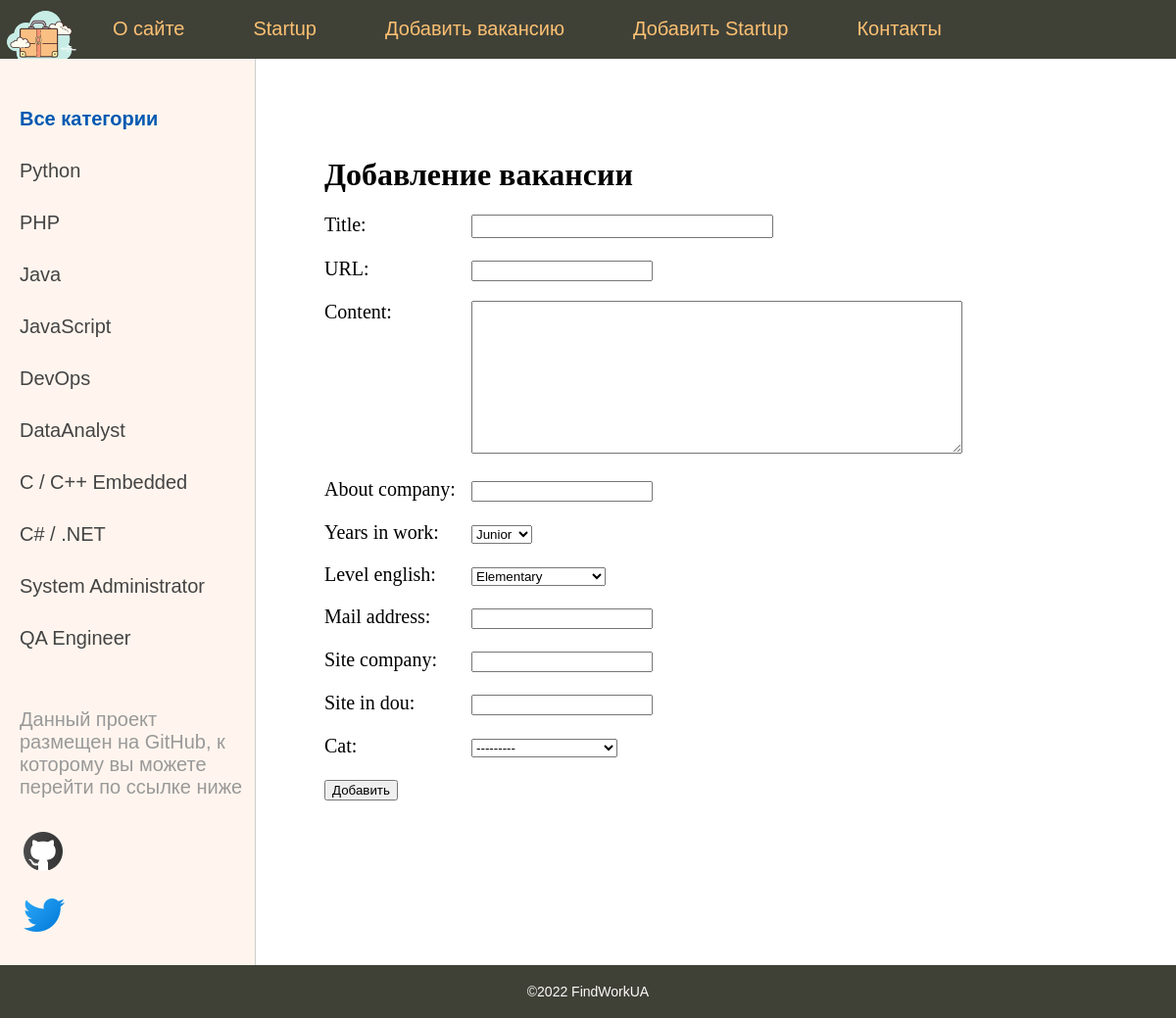
Screenshot of /addpage/ (signed in) with the database file from the repository.
### searcherapp/models.py (models this page shows)
class Category(models.Model):
    name = models.CharField(max_length=100, db_index=True)
    slug = models.SlugField(max_length=255, db_index=True, unique=True, verbose_name='URL')
    def __str__(self):
        return self.name
    def get_absolute_url(self):
        return reverse('category', kwargs={'cat_slug': self.slug})

### searcherapp/views.py (the view)
# urls.py: path('addpage/', AddPage.as_view(), name='addpage'),
class AddPage(DataMixin, LoginRequiredMixin, CreateView):
    form_class = AddPostForm
    template_name = 'searcherapp/addpage.html'
    success_url = reverse_lazy('home')
    login_url = '/admin/'
    def get_context_data(self, *, object_list=None, **kwargs):
        context = super().get_context_data(**kwargs)
        c_def = self.get_user_context(title="Добавление вакансии")
        return dict(list(context.items()) + list(c_def.items()))

### searcherapp/forms.py (shortened to what this page needs)
class AddPostForm(forms.ModelForm):
    class Meta:
        model = Vacancy
        fields = [
            'title', 'slug', 'content', 'about_company', 'years_in_work',
            'level_english', 'mail_address', 'site_company', 'site_in_dou', 'cat',
        ]
        widgets = {
            'title': forms.TextInput(attrs={'class': 'form-input'}),
            'content': forms.Textarea(attrs={'cols': 60, 'rows': 10}),
        }

### searcherapp/utils.py (called while the page is built)
    def get_user_context(self, **kwargs):
        context = kwargs
        cats = Category.objects.all()
        user_menu = menu.copy()
        if not self.request.user.is_authenticated:
            user_menu.pop(3)
            user_menu.pop(2)
        context['menu'] = user_menu
        context['cats'] = cats
        if 'cat_selected' not in context:
            context['cat_selected'] = 0
        return context

### searcherapp/templates/searcherapp/addpage.html (shortened to what this page needs)
{% extends 'searcherapp/base.html'%}
{% block content %}
<h1>{{title}}</h1>
<form action="{% url 'addpage' %}" method="post" enctype="multipart/form-data">
    {% for f in form %}
     <p><label class="form-label" for="{{ f.id_for_label }}">{{ f.label }}: </label>{{ f }}</p>
    {% endfor %}
    <button type="submit">Добавить</button>
</form>
{% endblock %}

### searcherapp/templates/searcherapp/base.html (shortened to what this page needs)
{% load static %}
{% load searcherapp_tags %}
<!DOCTYPE html>
<html>
<head>
	<link type="text/css" href="{% static 'searcherapp/css/style.css' %}" rel="stylesheet" />
</head>
<body>
<table class="table-page" border=0 cellpadding="0" cellspacing="0">
<tr><td valign=top>
{% block mainmenu %}
		<div class="header">
			<ul id="mainmenu" class="mainmenu">
			<li class="logo"><a href="{% url 'home' %}"><div class="logo"></div></a></li>
{% for m in menu %}
			<li><a href="{% url m.url_name %}">{{m.title}}</a></li>
{% endfor %}
				{% if request.user.is_authenticated %}
				<li class="last">Вы вошли как - {{user.username}} | <a href="{% url 'logout' %}">Выйти</a></li>
				{% else %}
				<li class="last"><a href="{% url 'register' %}">Регистрация</a> | <a href="{% url 'login' %}">Войти</a></li>
				{% endif %}
			</ul>
		</div>
{% endblock mainmenu %}
<table class="table-content" border=0 cellpadding="0" cellspacing="0">
<tr>
	<td valign="top" class="left-chapters">
	<ul id="leftchapters">
{% if cat_selected == 0 %}
		<li class="selected"><h4>Все категории</h4></li>
{% else %}
		<li><a href="{% url 'home' %}"><h4>Все категории</h4></a></li>
{% endif %}
{% for c in cats %}
	{% if c.pk == cat_selected %}
		<li class="selected">{{c.name}}</li>
		{% else %}
		<li><a href="{{ c.get_absolute_url }}">{{c.name}}</a></li>
	{% endif %}
{% endfor %}
		<li class="share">
		<p>Данный проект размещен на GitHub, к которому вы можете перейти по ссылке ниже</p>
		<a class="share-yt" href="https://github.com/Denislvm/work_searches_app" target="_blank" rel="nofollow"></a>
		<a class="twitter" href="https://twitter.com/denislvm69" target="_blank" rel="nofollow"></a>
		</li>
	</ul>
</td>
<td valign="top" class="content">
	<div class="content-text">
{% block content %}
{% endblock %}
</td></tr></table>
</td></tr>
<tr><td valign=top>
	<div id="footer">
		<p align="center"> ©2022 FindWorkUA</p>
	</div>
</td></tr></table>
</body>
</html>

### searcherapp/static/searcherapp/css/style.css (style rules this page uses)
html, body { font-family: 'Arial'; margin: 0; padding: 0; height: 100%; width: 100%; color: #444; }
p { indent-text: 5em; }
a { color: #0059b2; text-decoration: none; }
.table-page { width: 100%; height: 100%; vertical-align: top; }
.table-page tr { height: 100%; }
.header { background: #3F4137; height: 60px; }
.logo { width: 85px; height: 80px; margin-right: 15px 15px 15px 15px; }
ul.mainmenu { list-style: none; margin: 0; padding: 0; height: 60px; color: #fdc073; font-size: 20px; overflow: hidden; }
ul.mainmenu li { float: left; margin: 18px 40px 0 30px; }
ul.mainmenu li.logo { margin: 0; }
ul.mainmenu li.last { float: right; }
ul.mainmenu li a { color: #fdc073; text-decoration: none; }
.table-content { width: 100%; min-height: 100%; height: 100%; }
.left-chapters { margin: 0; background: #FFF5EE; border-right: 1px solid #ccc; min-height: 100%; }
.left-chapters ul { width: 230px; min-height: 100%; margin: 0; padding: 20px 10px 10px 20px; list-style: none; font-size: 20px; }
.left-chapters ul li { margin: 30px 0 0 0; color: #999; }
.left-chapters ul li.selected { color: #0059b2; }
.left-chapters ul li a { color: #444; text-decoration: none; }
.left-chapters ul li.share { margin: 60px 0 0 0; }
.left-chapters ul li.share p { margin: 30px 0 30px 0; }
.left-chapters ul li.share a { display: inline-block; width: 40px; height: 40px; margin: 0 20px 0 0; }
.left-chapters ul li.share a.share-yt { width: 100%; height: 60px; background: url('../images/github.png') no-repeat 0 0; }
.left-chapters ul li.share a.twitter { width: 100%; height: 60px; background: url('../images/twitter.png') no-repeat 0 0; }
.content { padding: 40px 20px 20px 40px; width: 100%; box-sizing: border-box; }
.content-text { margin: 60px 0 0 30px; color: #000; font-size: 20px; font-family: Yandex Sans Display Light; }
.content-text h1 { font-size: 32px; }
#footer { box-sizing: border-box; background: #3F4137; padding: 5px; color: #FFFAFA; font-size: 14px; font-family: Verdana, Geneva, Arial, Helvetica; text-align: left; overflow: hidden; }
.form-input { width: 300px; font-size: 16px; }
.form-label { display: inline-block; min-width: 150px; vertical-align: top; }

### rows the page displays
Category: name "Python"
Category: name "PHP"
Category: name "Java"
Category: name "JavaScript"
Category: name "DevOps"
Category: name "DataAnalyst"
Category: name "C / C++ Embedded"
Category: name "C# / .NET"
Category: name "System Administrator"
Category: name "QA Engineer"

### other values shown
{{ m.title }} "О сайте" "Startup" "Добавить вакансию" "Добавить Startup" "Контакты"
{{ title }} "Добавление вакансии"
{{ f.label }} "Title" "URL" "Content" "About company" "Years in work" "Level english" "Mail address" "Site company" "Site in dou" "Cat"
